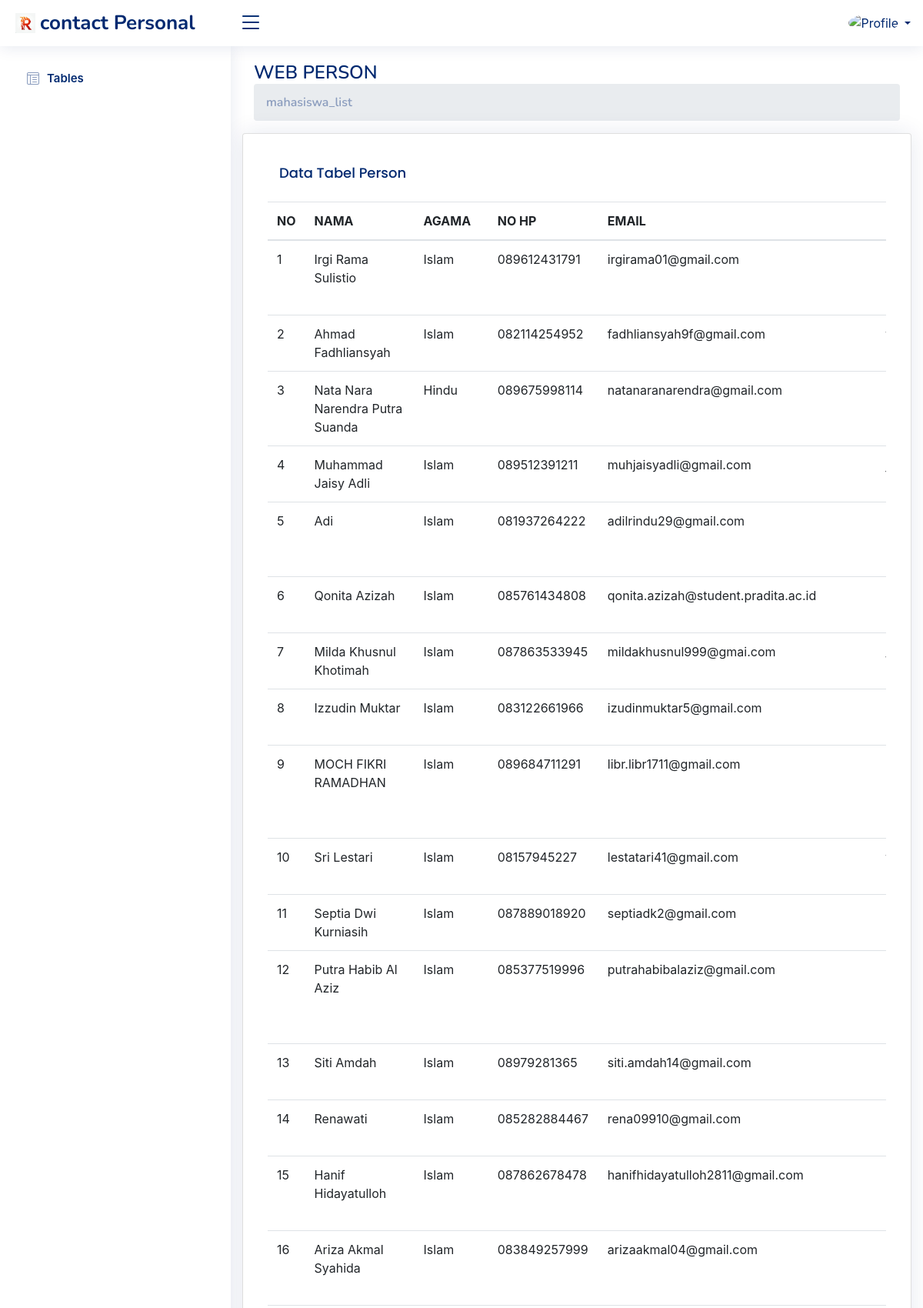
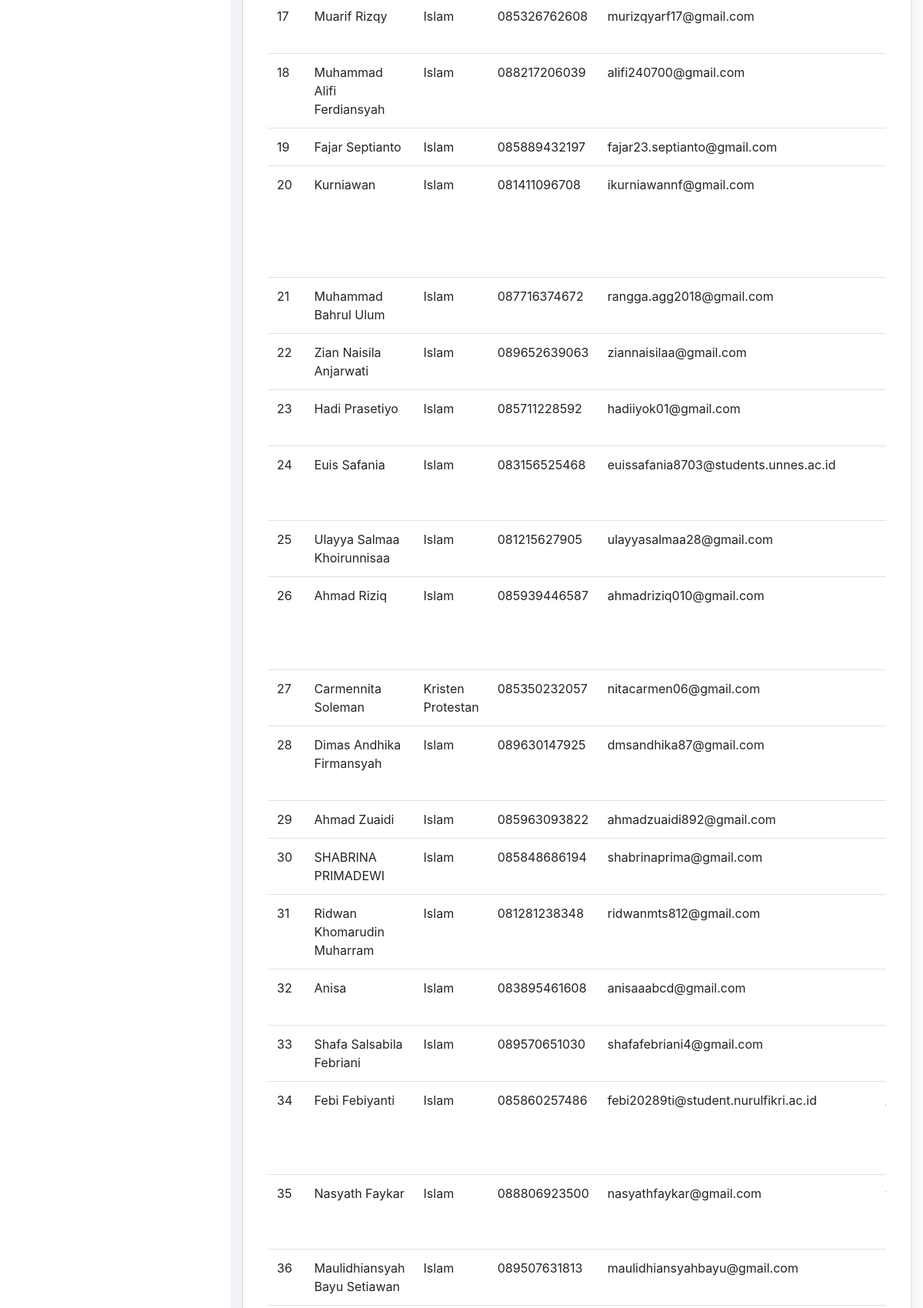
Screenshot of /index.php?hal=mahasiswa_list (upper part) with the database file from the repository (2 pictures, top to bottom).
### tables this page shows
CREATE TABLE `mahasiswa` (
  `id` int(11) NOT NULL,
  `id_agama` int(11) NOT NULL,
  `nama` varchar(45) NOT NULL,
  `gender` enum('L','P') NOT NULL,
  `tempat_lahir` varchar(45) NOT NULL,
  `tanggal_lahir` date NOT NULL,
  `alamat` text NOT NULL,
  `hp` varchar(12) NOT NULL,
  `Email` varchar(45) NOT NULL,
  `kampus` varchar(45) NOT NULL,
  `sosmed` varchar(45) DEFAULT NULL,
  `foto` varchar(45) DEFAULT NULL,
  `quotes` text NOT NULL
);

CREATE TABLE `agama` (
  `id` int(11) NOT NULL,
  `nama` varchar(45) NOT NULL
);

### model/Mahasiswa.php (called while the page is built, shortened)
<?php
class Mahasiswa
{
    private $koneksi;
    public function __construct()
    {
        global $dbh;
        $this->koneksi = $dbh;
    }
    public function index()
    {
        $sql = "SELECT
        mahasiswa.id,
        mahasiswa.nama AS nama,
        agama.nama AS agama,
        mahasiswa.hp AS No_HP,
        mahasiswa.Email ,
        mahasiswa.sosmed AS Social_Media,
        mahasiswa.kampus AS universitas,
        mahasiswa.foto  AS foto
    FROM mahasiswa
    INNER JOIN agama ON mahasiswa.id_agama = agama.id";
        $ps = $this->koneksi->prepare($sql);
        $ps->execute();
        $rs = $ps->fetchAll();
        return $rs;
    }
}

### mahasiswa_list.php (the view, shortened to what this page needs)
<?php
$ar_judul = ['NO', 'NAMA', 'AGAMA', 'NO HP', 'EMAIL', 'SOCIAL MEDIA', 'UNIVERSITAS', 'FOTO', 'ACTION'];
$obj_mahasiswa = new Mahasiswa();
$rs = $obj_mahasiswa->index();
$id = $_REQUEST['id'];
if (!empty($id)) {
  $rs = $obj_mahasiswa->filter($id);
} else {
  $rs = $obj_mahasiswa->index();
}
?>
<div class="animate__animated animate__fadeIn animate__slower">
  <section class="section">
    <div class="row">
      <div class="col-lg-12">
        <div class="row">
          <div class="card">
            <div class="card-body">
              <div class="container">
                <div class="row">
                  <div class="col-11">
                    <h5 class="card-title">Data Tabel Person</h5>
                  </div>
                </div>
              </div>
              <div class="table-responsive">
                <table class="table table-responsive-lg datatable">
                  <thead>
                    <tr>
                      <?php
                      foreach ($ar_judul as $jdl) {
                        echo '<th>' . $jdl . '</th>';
                      }
                      ?>
                    </tr>
                  </thead>
                  <tbody>
                    <?php
                    $no = 1;
                    foreach ($rs as $mahasiswa) {
                    ?>
                      <tr>
                        <td><?= $no ?></td>
                        <td><?= $mahasiswa['nama'] ?></td>
                        <td><?= $mahasiswa['agama'] ?></td>
                        <td><?= $mahasiswa['No_HP'] ?></td>
                        <td><?= $mahasiswa['Email'] ?></td>
                        <td><?= $mahasiswa['Social_Media'] ?></td>
              </div>
              </tr>
            <?php
                      $no++;
                    }
            ?>

### assets/css/style.css (style rules this page uses)
:root { scroll-behavior: smooth; }
body { font-family: "Open Sans", sans-serif; background: #f6f9ff; color: #444444; }
h1, h2, h3, h4, h5, h6 { font-family: "Nunito", sans-serif; }
.card { margin-bottom: 30px; border: none; border-radius: 5px; box-shadow: 0px 0 30px rgba(1, 41, 112, 0.1); }
.card-title { padding: 20px 0 15px 0; font-size: 18px; font-weight: 500; color: #012970; font-family: "Poppins", sans-serif; }
.card-body { padding: 0 20px 20px 20px; }

### rows the page displays
mahasiswa: nama "Irgi Rama Sulistio", id_agama.nama "Islam", hp "089612431791", Email "irgirama01@gmail.com"
mahasiswa: nama "Ahmad Fadhliansyah", id_agama.nama "Islam", hp "082114254952", Email "fadhliansyah9f@gmail.com"
mahasiswa: nama "Nata Nara Narendra Putra Suanda", id_agama.nama "Hindu", hp "089675998114", Email "natanaranarendra@gmail.com"
mahasiswa: nama "Muhammad Jaisy Adli", id_agama.nama "Islam", hp "089512391211", Email "muhjaisyadli@gmail.com"
mahasiswa: nama "Adi", id_agama.nama "Islam", hp "081937264222", Email "adilrindu29@gmail.com"
mahasiswa: nama "Qonita Azizah", id_agama.nama "Islam", hp "085761434808", Email "qonita.azizah@student.pradita.ac.id"
mahasiswa: nama "Milda Khusnul Khotimah", id_agama.nama "Islam", hp "087863533945", Email "mildakhusnul999@gmai.com"
mahasiswa: nama "Izzudin Muktar", id_agama.nama "Islam", hp "083122661966", Email "izudinmuktar5@gmail.com"
mahasiswa: nama "MOCH FIKRI RAMADHAN", id_agama.nama "Islam", hp "089684711291", Email "libr.libr1711@gmail.com"
mahasiswa: nama "Sri Lestari", id_agama.nama "Islam", hp "08157945227", Email "lestatari41@gmail.com"
mahasiswa: nama "Septia Dwi Kurniasih", id_agama.nama "Islam", hp "087889018920", Email "septiadk2@gmail.com"
mahasiswa: nama "Putra Habib Al Aziz", id_agama.nama "Islam", hp "085377519996", Email "putrahabibalaziz@gmail.com"
mahasiswa: nama "Siti Amdah", id_agama.nama "Islam", hp "08979281365", Email "siti.amdah14@gmail.com"
mahasiswa: nama "Renawati", id_agama.nama "Islam", hp "085282884467", Email "rena09910@gmail.com"
mahasiswa: nama "Hanif Hidayatulloh", id_agama.nama "Islam", hp "087862678478", Email "hanifhidayatulloh2811@gmail.com"
mahasiswa: nama "Ariza Akmal Syahida", id_agama.nama "Islam", hp "083849257999", Email "arizaakmal04@gmail.com"
mahasiswa: nama "Muarif Rizqy", id_agama.nama "Islam", hp "085326762608", Email "murizqyarf17@gmail.com"
mahasiswa: nama "Muhammad Alifi Ferdiansyah", id_agama.nama "Islam", hp "088217206039", Email "alifi240700@gmail.com"
mahasiswa: nama "Fajar Septianto", id_agama.nama "Islam", hp "085889432197", Email "fajar23.septianto@gmail.com"
mahasiswa: nama "Kurniawan", id_agama.nama "Islam", hp "081411096708", Email "ikurniawannf@gmail.com"
mahasiswa: nama "Muhammad Bahrul Ulum", id_agama.nama "Islam", hp "087716374672", Email "rangga.agg2018@gmail.com"
mahasiswa: nama "Zian Naisila Anjarwati", id_agama.nama "Islam", hp "089652639063", Email "ziannaisilaa@gmail.com"
mahasiswa: nama "Hadi Prasetiyo", id_agama.nama "Islam", hp "085711228592", Email "hadiiyok01@gmail.com"
mahasiswa: nama "Euis Safania", id_agama.nama "Islam", hp "083156525468", Email "euissafania8703@students.unnes.ac.id"
mahasiswa: nama "Ulayya Salmaa Khoirunnisaa", id_agama.nama "Islam", hp "081215627905", Email "ulayyasalmaa28@gmail.com"
mahasiswa: nama "Ahmad Riziq", id_agama.nama "Islam", hp "085939446587", Email "ahmadriziq010@gmail.com"
mahasiswa: nama "Carmennita Soleman", id_agama.nama "Kristen Protestan", hp "085350232057", Email "nitacarmen06@gmail.com"
mahasiswa: nama "Dimas Andhika Firmansyah", id_agama.nama "Islam", hp "089630147925", Email "dmsandhika87@gmail.com"
mahasiswa: nama "Ahmad Zuaidi", id_agama.nama "Islam", hp "085963093822", Email "ahmadzuaidi892@gmail.com"
mahasiswa: nama "SHABRINA PRIMADEWI", id_agama.nama "Islam", hp "085848686194", Email "shabrinaprima@gmail.com"
mahasiswa: nama "Ridwan Khomarudin Muharram", id_agama.nama "Islam", hp "081281238348", Email "ridwanmts812@gmail.com"
mahasiswa: nama "Anisa", id_agama.nama "Islam", hp "083895461608", Email "anisaaabcd@gmail.com"
mahasiswa: nama "Shafa Salsabila Febriani", id_agama.nama "Islam", hp "089570651030", Email "shafafebriani4@gmail.com"
mahasiswa: nama "Febi Febiyanti", id_agama.nama "Islam", hp "085860257486", Email "febi20289ti@student.nurulfikri.ac.id"
mahasiswa: nama "Nasyath Faykar", id_agama.nama "Islam", hp "088806923500", Email "nasyathfaykar@gmail.com"
mahasiswa: nama "Maulidhiansyah Bayu Setiawan", id_agama.nama "Islam", hp "089507631813", Email "maulidhiansyahbayu@gmail.com"

### other values shown
$hal "mahasiswa_list"
$jdl "NO"
$jdl "NAMA"
$jdl "AGAMA"
$jdl "NO HP"
$jdl "EMAIL"
